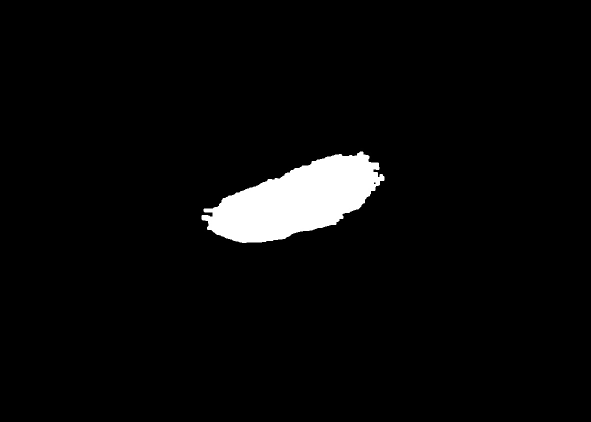
#> input picture gen/0000.jpg, 1181 x 844 px (shown at 1/2 size)
$ python -i gen_det.py   (imports and definitions only)
#> lines starting #> are read from the running program, lines starting #| are printed output that depends on the picture; after the words box and inside, x2 and y2 are one past the last pixel; in counts of white or black regions, pixels touching at a corner belong together
#> further down, picture is the input picture: shape (844, 1181, 3); min 0, max 255, mean 9.6
import numpy as np
import cv2
import matplotlib.pyplot as plt
import os
import json
from glob import glob
import argparse

def gaussian_kernel(size, sigma=1):
    size = int(size) // 2
    x, y = np.mgrid[-size:size+1, -size:size+1]
    normal = 1 / (2.0 * np.pi * sigma**2)
    g =  np.exp(-((x**2 + y**2) / (2.0*sigma**2))) * normal
    return g

def image_derivates(img) :
    sobel_x = np.array([[-1,0,1],[-2,0,2],[-1,0,1]],np.uint16)
    sobel_y = np.array([[1,2,1],[0,0,0],[-1,-2,-1]],np.uint16)
    Ix = cv2.filter2D(img,-1,sobel_x)
    Iy = cv2.filter2D(img,-1,sobel_x)
    return Ix,Iy

def satisfy(contours,shape):
    b = shape[1]
    h = shape[0]
    area_min_threshold = 15000
    area_max_threshold = 100000
    M = cv2.moments(contours)
    area = cv2.contourArea(contours)
    if(area<area_min_threshold or area>area_max_threshold):
        return False
    if(M['m00']<=0):
        return False
    cx = int(M['m10']/M['m00'])
    cy = int(M['m01']/M['m00'])
    if(cx < 0.25*b or cx > 0.75*b):
        return False;
    if(cy < 0.25*h or cy > 0.75*b):
        return False
    return True


def L2dist(x1,y1,x,y):
    return (x1-x)*(x1-x) + (y1-y)*(y1-y)

def getBest(list1,contours,shape):
    b = shape[1]
    h = shape[0]
    if(len(list1)==1):
        return list1[0]
    if(len(list1)==0):
        return 0
    index = 0
    minValue = L2dist(b,h,0,0)
    for i in range(0,len(list1)):
        M = cv2.moments(contours[list1[i]])
        if(M['m00']>0):
            cx = int(M['m10']/M['m00'])
            cy = int(M['m01']/M['m00'])
            l2norm = L2dist(cx,cy,b/2,h/2)
            if(l2norm < minValue):
                index = i;
                minValue = l2norm
    return list1[index]

def findMaskedImage(img):
    kernel = np.ones((5,5),np.uint8)
    img = cv2.cvtColor(img, cv2.COLOR_BGR2RGB)
    gray = cv2.cvtColor(img, cv2.COLOR_RGB2GRAY)
    src = cv2.medianBlur(gray,5)
    src = cv2.GaussianBlur(src,(3,3),0)
    dst = gray
    thresh = cv2.adaptiveThreshold(dst, 255, cv2.ADAPTIVE_THRESH_MEAN_C, cv2.THRESH_BINARY, 301, 32)
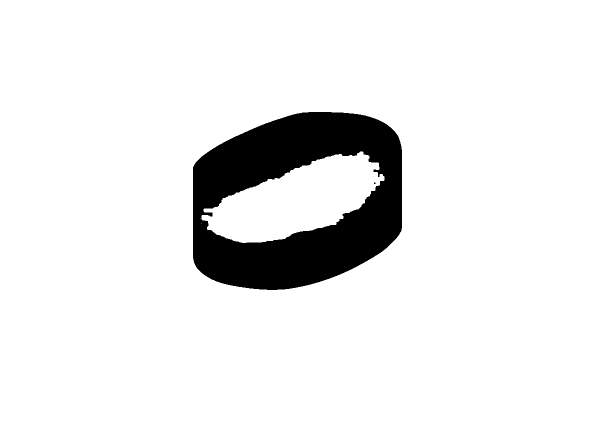
#> thresh: shape (844, 1181) (shown at 1/2 size); 91.2% white; 2 black regions (1 under 20 px), largest, box (x1, y1, x2, y2) and area: (386, 224, 804, 580) 88006
    thresh = cv2.erode(thresh,kernel,iterations = 2)
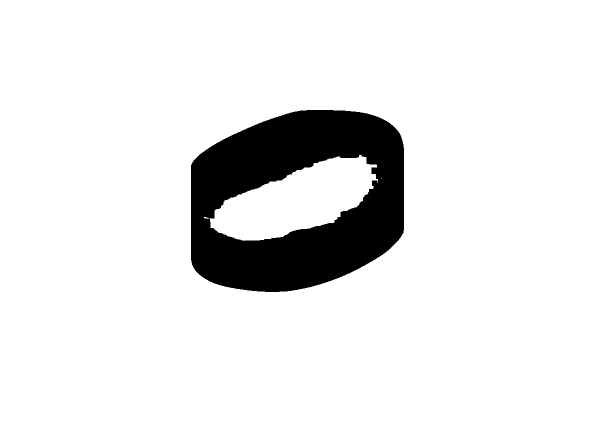
#> thresh: shape (844, 1181) (shown at 1/2 size); 90.1% white; 1 black region, box (x1, y1, x2, y2) and area: (382, 220, 808, 584) 99082
    thresh = cv2.dilate(thresh,kernel,iterations = 2)
#> thresh: shape (844, 1181); 91.1% white; 2 black regions (1 under 20 px)
    contours, hierarchy = cv2.findContours(thresh, cv2.RETR_LIST, cv2.CHAIN_APPROX_NONE)
#> contours = 4 contours, 1 with area under 20; largest, box (x1, y1, x2, y2) and area: (0, 0, 1181, 844) 994740, (385, 223, 805, 581) 126188, (404, 305, 768, 486) 36816
    final = np.zeros(dst.shape)
    final1 = np.zeros(dst.shape)
    list1 = []
    for i in range(0,len(contours)):
        if(satisfy(contours[i],img.shape)):
            list1.append(i)
#> this loop made 4 passes
#> area in satisfy on passes 3 to 4: 126188, 994740
#> (area in satisfy, cx in satisfy, cy in satisfy) on pass 2: (36816, 593, 400)
#> after the loop, list1 = [1]
    best = getBest(list1,contours,img.shape)
#> best = 1
    cv2.fillPoly(final,[contours[best]], [255,255,255])
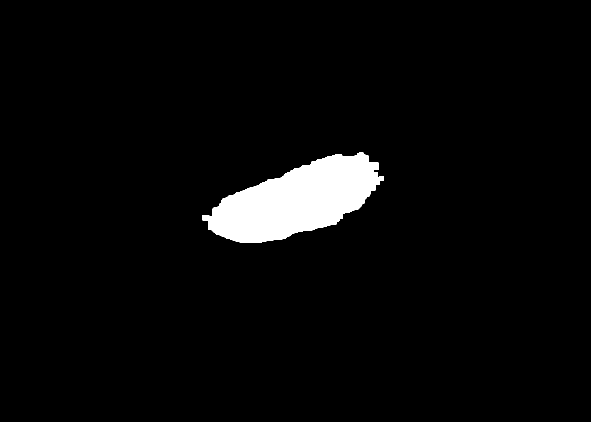
#> final: shape (844, 1181) float64 (shown at 1/2 size); 3.7% white; 1 white region, box (x1, y1, x2, y2) and area: (404, 305, 768, 486) 37272
    final = cv2.dilate(final,kernel,iterations = 1)
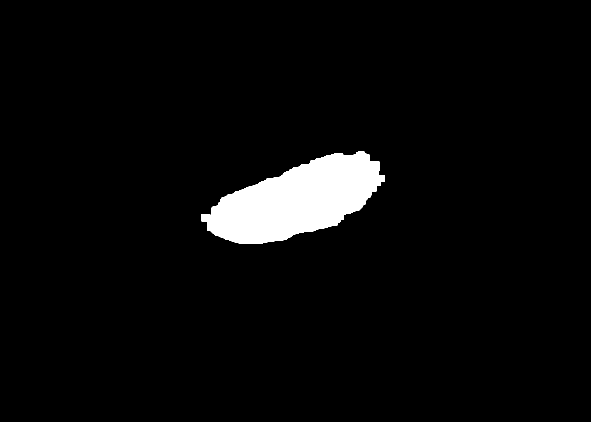
#> final: shape (844, 1181) float64 (shown at 1/2 size); 4% white; 1 white region, box (x1, y1, x2, y2) and area: (402, 303, 770, 488) 39542
    return final,cv2.drawContours(final1,contours,-1,(255,255,255),3),thresh

# [21 lines not run here, left out]

>>> import cv2
>>> picture = cv2.imread('gen/0000.jpg')
>>> result = findMaskedImage(picture)
